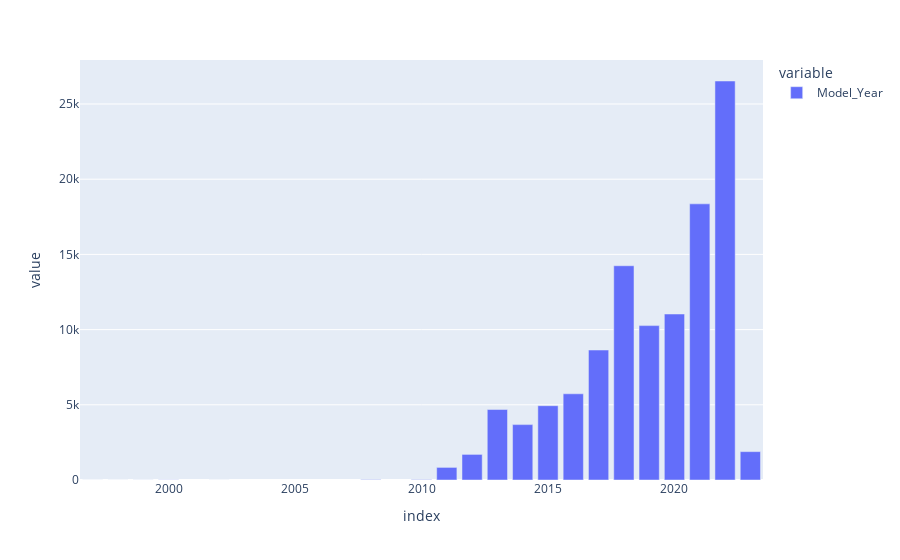

Notebook code cell kept with this figure:
### Code cell
px.bar(df['Model_Year'].value_counts())

### Figure 1 — Plotly figure (JSON) as saved in the notebook; plotly's stock layout.template omitted (floating-point values rounded to 4 significant figures)
{"data": [{"alignmentgroup": "True", "hovertemplate": "variable=Model_Year<br>index=%{x}<br>value=%{y}<extra></extra>", "legendgroup": "Model_Year", "marker": {"color": "#636efa", "pattern": {"shape": ""}}, "name": "Model_Year", "offsetgroup": "Model_Year", "orientation": "v", "showlegend": true, "textposition": "auto", "type": "bar", "x": [2022, 2021, 2018, 2020, 2019, 2017, 2016, 2015, 2013, 2014, 2023, 2012, 2011, 2010, 2008, 2000, 1999, 2002, 1997, 1998], "xaxis": "x", "y": [26529, 18361, 14245, 11037, 10265, 8642, 5732, 4940, 4686, 3683, 1886, 1702, 838, 24, 23, 10, 3, 2, 1, 1], "yaxis": "y"}], "layout": {"barmode": "relative", "legend": {"title": {"text": "variable"}, "tracegroupgap": 0}, "margin": {"t": 60}, "xaxis": {"anchor": "y", "domain": [0, 1], "title": {"text": "index"}}, "yaxis": {"anchor": "x", "domain": [0, 1], "title": {"text": "value"}}}}
